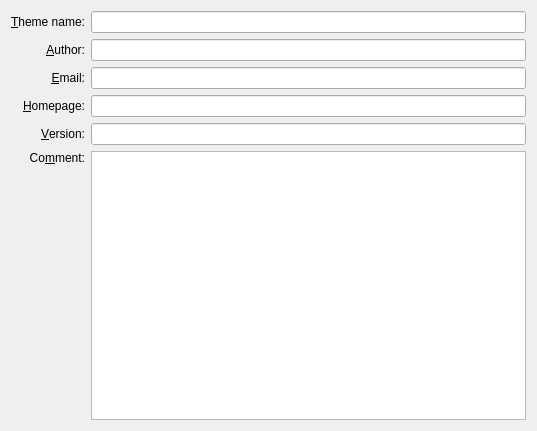
<ui version="4.0" >
 <author>Lukas Tinkl &lt;lukas@kde.org></author>
 <class>NewThemeWidget</class>
 <widget class="QWidget" name="NewThemeWidget" >
  <property name="geometry" >
   <rect>
    <x>0</x>
    <y>0</y>
    <width>537</width>
    <height>431</height>
   </rect>
  </property>
  <layout class="QGridLayout" >
   <item row="0" column="0" >
    <widget class="QLabel" name="textLabel1" >
     <property name="text" >
      <string>&amp;Theme name:</string>
     </property>
     <property name="alignment" >
      <set>Qt::AlignRight|Qt::AlignTrailing|Qt::AlignVCenter</set>
     </property>
     <property name="wordWrap" >
      <bool>false</bool>
     </property>
     <property name="buddy" >
      <cstring>leName</cstring>
     </property>
    </widget>
   </item>
   <item row="1" column="0" >
    <widget class="QLabel" name="textLabel2" >
     <property name="text" >
      <string>&amp;Author:</string>
     </property>
     <property name="alignment" >
      <set>Qt::AlignRight|Qt::AlignTrailing|Qt::AlignVCenter</set>
     </property>
     <property name="wordWrap" >
      <bool>false</bool>
     </property>
     <property name="buddy" >
      <cstring>leAuthor</cstring>
     </property>
    </widget>
   </item>
   <item row="2" column="0" >
    <widget class="QLabel" name="textLabel3" >
     <property name="text" >
      <string>&amp;Email:</string>
     </property>
     <property name="alignment" >
      <set>Qt::AlignRight|Qt::AlignTrailing|Qt::AlignVCenter</set>
     </property>
     <property name="wordWrap" >
      <bool>false</bool>
     </property>
     <property name="buddy" >
      <cstring>leEmail</cstring>
     </property>
    </widget>
   </item>
   <item row="3" column="0" >
    <widget class="QLabel" name="textLabel4" >
     <property name="text" >
      <string>&amp;Homepage:</string>
     </property>
     <property name="alignment" >
      <set>Qt::AlignRight|Qt::AlignTrailing|Qt::AlignVCenter</set>
     </property>
     <property name="wordWrap" >
      <bool>false</bool>
     </property>
     <property name="buddy" >
      <cstring>leHomepage</cstring>
     </property>
    </widget>
   </item>
   <item row="2" column="1" >
    <widget class="QLineEdit" name="leEmail" />
   </item>
   <item row="0" column="1" >
    <widget class="QLineEdit" name="leName" />
   </item>
   <item row="3" column="1" >
    <widget class="QLineEdit" name="leHomepage" />
   </item>
   <item row="1" column="1" >
    <widget class="QLineEdit" name="leAuthor" />
   </item>
   <item row="5" column="0" >
    <widget class="QLabel" name="textLabel5" >
     <property name="text" >
      <string>Co&amp;mment:</string>
     </property>
     <property name="alignment" >
      <set>Qt::AlignRight|Qt::AlignTop|Qt::AlignTrailing</set>
     </property>
     <property name="wordWrap" >
      <bool>false</bool>
     </property>
     <property name="buddy" >
      <cstring>teComment</cstring>
     </property>
    </widget>
   </item>
   <item row="5" column="1" >
    <widget class="QTextEdit" name="teComment" />
   </item>
   <item row="4" column="1" >
    <widget class="QLineEdit" name="leVersion" />
   </item>
   <item row="4" column="0" >
    <widget class="QLabel" name="textLabel6" >
     <property name="text" >
      <string>&amp;Version:</string>
     </property>
     <property name="alignment" >
      <set>Qt::AlignRight|Qt::AlignTrailing|Qt::AlignVCenter</set>
     </property>
     <property name="wordWrap" >
      <bool>false</bool>
     </property>
     <property name="buddy" >
      <cstring>leVersion</cstring>
     </property>
    </widget>
   </item>
  </layout>
 </widget>
 <layoutdefault spacing="6" margin="11" />
  <tabstops>
  <tabstop>leName</tabstop>
  <tabstop>leAuthor</tabstop>
  <tabstop>leEmail</tabstop>
  <tabstop>leHomepage</tabstop>
  <tabstop>leVersion</tabstop>
  <tabstop>teComment</tabstop>
 </tabstops>
 <resources/>
 <connections/>
</ui>
